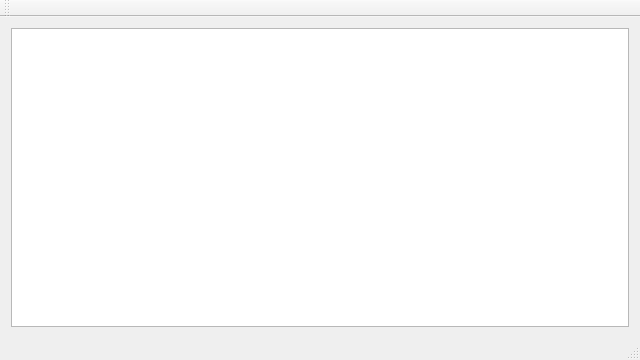
<?xml version="1.0" encoding="UTF-8"?>
<ui version="4.0">
 <class>MainViewerWindow</class>
 <widget class="QMainWindow" name="MainViewerWindow">
  <property name="geometry">
   <rect>
    <x>0</x>
    <y>0</y>
    <width>640</width>
    <height>360</height>
   </rect>
  </property>
  <property name="sizePolicy">
   <sizepolicy hsizetype="Maximum" vsizetype="Maximum">
    <horstretch>0</horstretch>
    <verstretch>0</verstretch>
   </sizepolicy>
  </property>
  <property name="windowTitle">
   <string>MainViewerWindow</string>
  </property>
  <widget class="QWidget" name="centralWidget">
   <layout class="QGridLayout" name="gridLayout">
    <property name="margin">
     <number>0</number>
    </property>
    <property name="spacing">
     <number>0</number>
    </property>
    <item row="0" column="0">
     <widget class="QStackedWidget" name="stackedWidget">
      <property name="frameShape">
       <enum>QFrame::NoFrame</enum>
      </property>
      <property name="currentIndex">
       <number>0</number>
      </property>
      <widget class="QWidget" name="page">
       <layout class="QGridLayout" name="gridLayout_3">
        <item row="0" column="0">
         <widget class="QListWidget" name="listWidget"/>
        </item>
       </layout>
      </widget>
      <widget class="QWidget" name="page_2">
       <property name="sizePolicy">
        <sizepolicy hsizetype="Expanding" vsizetype="Expanding">
         <horstretch>0</horstretch>
         <verstretch>0</verstretch>
        </sizepolicy>
       </property>
       <layout class="QGridLayout" name="gridLayout_4">
        <property name="margin">
         <number>0</number>
        </property>
        <property name="spacing">
         <number>0</number>
        </property>
        <item row="0" column="0">
         <widget class="QLabel" name="imageLabel">
          <property name="text">
           <string/>
          </property>
          <property name="alignment">
           <set>Qt::AlignCenter</set>
          </property>
         </widget>
        </item>
       </layout>
      </widget>
      <widget class="QWidget" name="page_3"/>
     </widget>
    </item>
   </layout>
  </widget>
  <widget class="QMenuBar" name="menuBar">
   <property name="geometry">
    <rect>
     <x>0</x>
     <y>0</y>
     <width>640</width>
     <height>21</height>
    </rect>
   </property>
  </widget>
  <widget class="QToolBar" name="mainToolBar">
   <attribute name="toolBarArea">
    <enum>TopToolBarArea</enum>
   </attribute>
   <attribute name="toolBarBreak">
    <bool>false</bool>
   </attribute>
  </widget>
  <widget class="QStatusBar" name="statusBar"/>
 </widget>
 <layoutdefault spacing="6" margin="11"/>
 <resources/>
 <connections/>
</ui>
